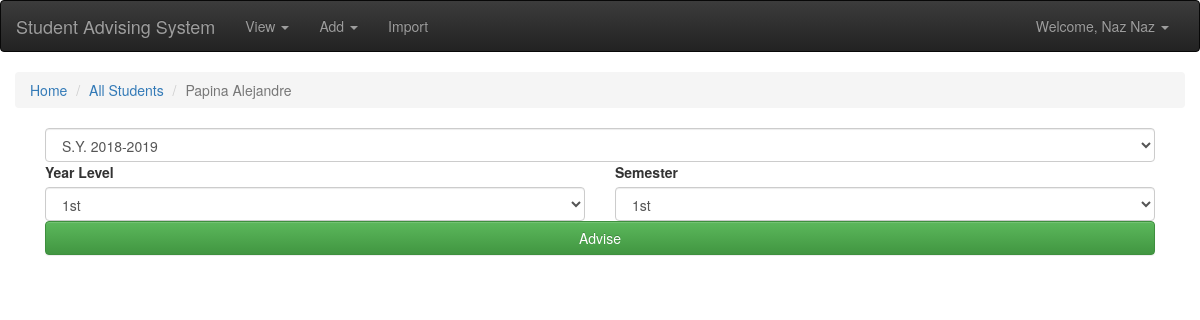
Page /advising/advise.php?studid=2015-02945 (signed in) on the earlier database version.
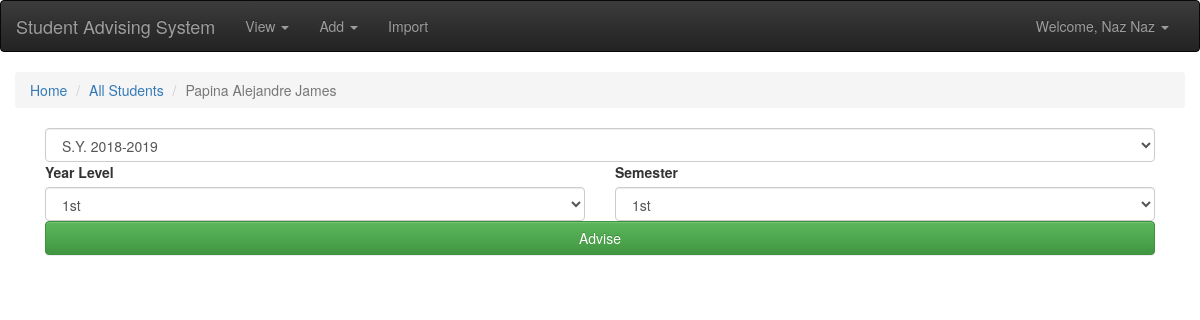
Same page on the later database version.
### tables this page shows
CREATE TABLE `student` (
  `student_id` varchar(13) NOT NULL,
  `student_fname` varchar(256) NOT NULL,
  `student_lname` varchar(256) NOT NULL,
  `student_yrlvl` int(255) NOT NULL,
  `student_pict` varchar(255) NOT NULL,
  `college_id` int(255) NOT NULL,
  `curriculum_id` int(255) NOT NULL
);

### advising/advise.php (the view, shortened to what this page needs)
<?php
	include '../backend/connection.php';
	$studid = $_GET['studid'];
	$sql = "SELECT * FROM student WHERE student_id = '".$studid."'";
	$result = $conn->query($sql);
	$row = $result->fetch_assoc();
	$studfname = $row['student_fname'];
	$studlname = $row['student_lname'];
?>
<!DOCTYPE html>
<html>
	<head>
		<link rel="stylesheet" href="../css/bootstrap.min.css">
		<link rel="stylesheet" href="../css/bootstrap-theme.min.css">
	</head>
	<body>
		<?php include '../globalincludes/header.php';?>
			<div class="container-fluid">
				<ol class="breadcrumb">
			  		<li><a href="../index.php">Home</a></li>
			  		<li><a href="../view/students.php">All Students</a></li>
			  		<li class="active"><?php echo $studlname.' '.$studfname;?></li>
				</ol>
				<div class="container-fluid">
					<div id="advdet" style="display: block;">
					<div class="col-md-12">
						<select class="form-control" name="selectschlyr" id="selectschlyr">
							<?php
								$sql = "SELECT * FROM student_schlyr";
								$result = $conn->query($sql);
								while($row = $result->fetch_assoc()){
									echo '
										<option value="'.$row['student_schlyr_id'].'">S.Y. '.$row['student_schlyr'].'</option>
									';
								}
							?>
						</select>
					</div>
					<div class="col-md-6">
						<label for="selectyrlvl">Year Level</label>
						<select class="form-control" id="selectyrlvl" name="selectyrlvl">
							<option value="1">1st</option>
						</select>
					</div>
					<div class="col-md-6">
						<label for="selectsem">Semester</label>
						<select class="form-control" id="selectsem" name="selectsem">
							<option value="1">1st</option>
						</select>
					</div>
					<div class="col-md-12">
						<div class="btn-group btn-group-justified" role="group" aria-label="...">
						  <div class="btn-group" role="group">
						    <button type="button" class="btn btn-success" id="advisebut1">Advise</button>
						  </div>
						</div>
					</div>
					</div>
					<div class="col-md-12" id="notif-area"></div>
				</div>
			</div>
	</body>
</html>

Differences in the rows shown:
changed student "Papina": student_fname "Alejandre" → "Alejandre James"
